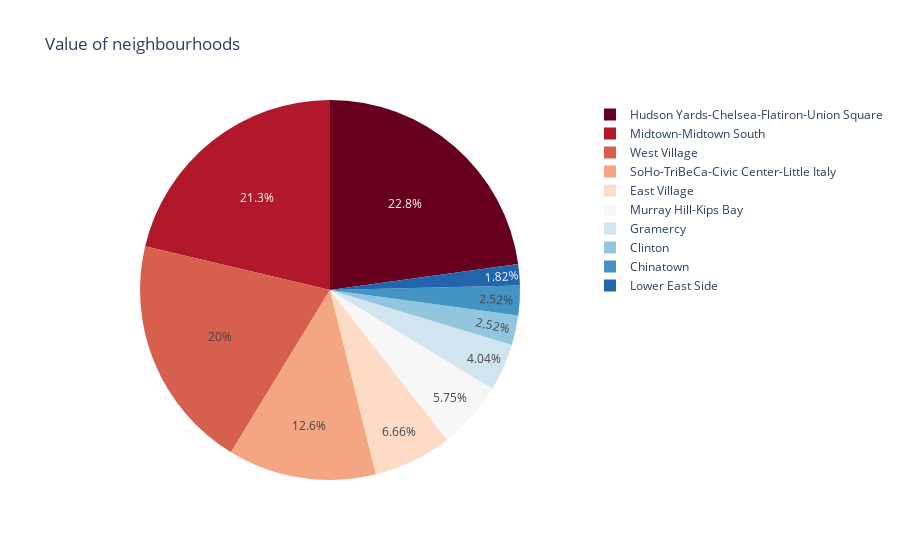

Source (notebook cell):
### Code cell
fig = px.pie(neigh[:10], values='sum', names='neighbourhood', color_discrete_sequence=px.colors.sequential.RdBu, title='Value of neighbourhoods')
fig.show()

### Figure 1 — Plotly figure (JSON) as saved in the notebook; plotly's stock layout.template omitted (floating-point values rounded to 4 significant figures)
{"data": [{"domain": {"x": [0, 1], "y": [0, 1]}, "hovertemplate": "neighbourhood=%{label}<br>sum=%{value}<extra></extra>", "labels": ["Gramercy", "Lower East Side", "Clinton", "West Village", "East Village", "Murray Hill-Kips Bay", "Midtown-Midtown South", "SoHo-TriBeCa-Civic Center-Little Italy", "Hudson Yards-Chelsea-Flatiron-Union Square", "Chinatown"], "legendgroup": "", "name": "", "showlegend": true, "type": "pie", "values": [4, 1.8, 2.5, 19.8, 6.6, 5.7, 21.1, 12.5, 22.6, 2.5]}], "layout": {"legend": {"tracegroupgap": 0}, "piecolorway": ["rgb(103,0,31)", "rgb(178,24,43)", "rgb(214,96,77)", "rgb(244,165,130)", "rgb(253,219,199)", "rgb(247,247,247)", "rgb(209,229,240)", "rgb(146,197,222)", "rgb(67,147,195)", "rgb(33,102,172)", "rgb(5,48,97)"], "title": {"text": "Value of neighbourhoods"}}}
